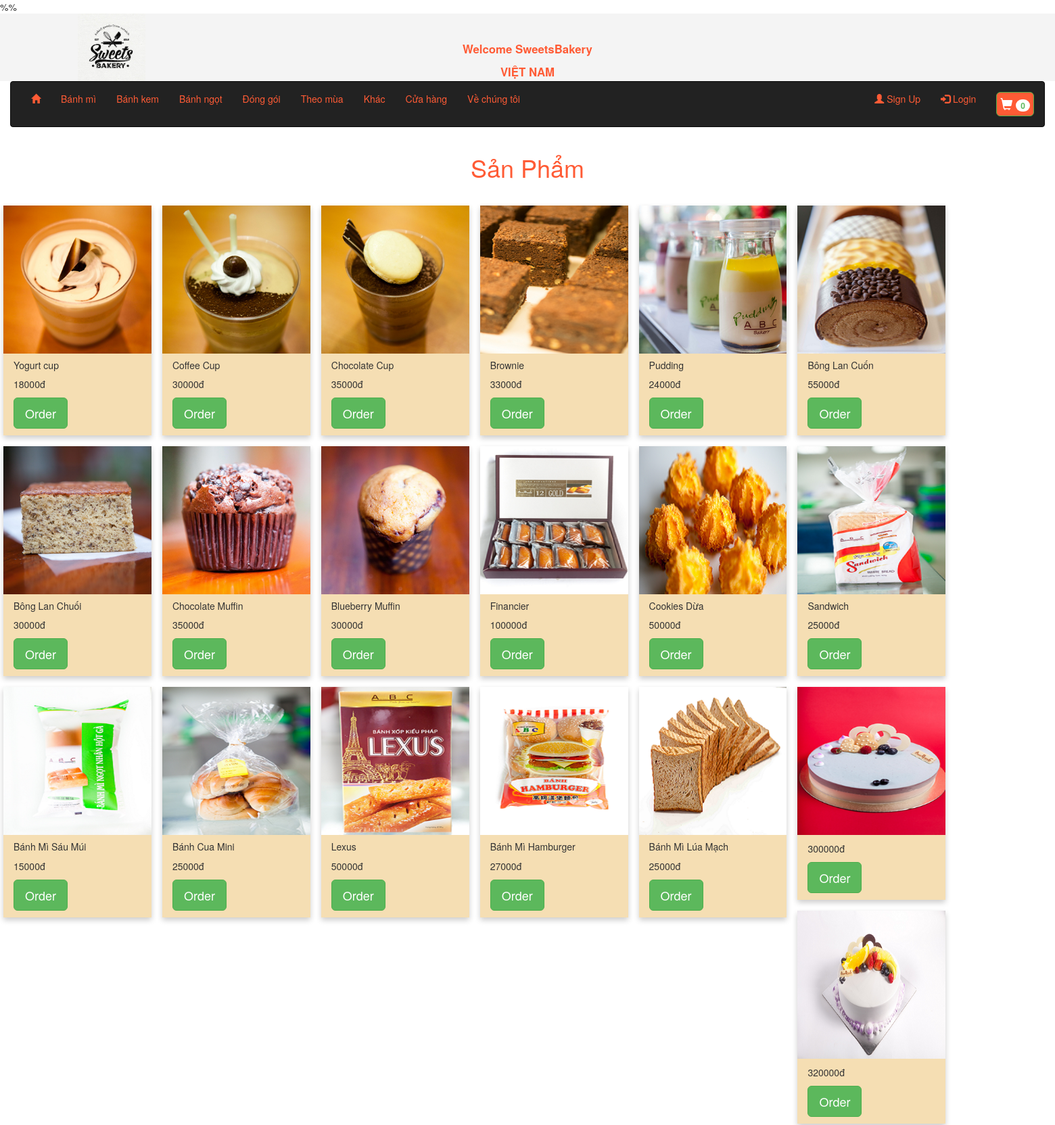
The page /product.php (upper part) on the database its author committed.
### tables this page shows
CREATE TABLE IF NOT EXISTS `tb_product` (
  `product_id` varchar(11) NOT NULL,
  `product_name` varchar(50) NOT NULL,
  `product_description` varchar(1000) NOT NULL,
  `Images` varchar(50) NOT NULL,
  `product_price` float NOT NULL,
  `product_category` varchar(50) NOT NULL,
  PRIMARY KEY (`product_id`)
);

### product.php (the view, shortened to what this page needs)
<!DOCTYPE html>
<?php
$prodcat = '%' . $_GET["cat"] . '%';
include_once '../SweetBakery/lib/connect.inc';
$sql = "select * from tb_product where product_category like '$prodcat' ";
$result = mysqli_query($link, $sql);
?>
<html>
    <head>
        <link href="css/css/product.css" rel="stylesheet" type="text/css"/>
        <link href="css/bootstrap.min.css" rel="stylesheet" type="text/css"/>
        <link rel="stylesheet" href="css/jquery.fancybox.min.css" type="text/css"/>
        <link href = "//netdna.bootstrapcdn.com/bootstrap/3.0.0/css/bootstrap-glyphicons.css" rel = "stylesheet">
        <link href="css/animate.css" rel='stylesheet' type='text/css' />
        <link href="css/css/font-awesome.min.css" rel="stylesheet" type="text/css"/>
    </head>
    <body>
        <div class="header" style="background-color: #F4F4F4">
            <div class="container-fluid" style="height: 100px;">
                <div class=" row top-header">
                    <div class="col-sm-2" style="left: 100px;" >
                        <a href="homepage.php"><img width="100"  height=" 100" src="../SweetBakery/images/logo.jpg"  alt="logo" /></a>
                    </div>
                    <div class="col-sm-8" style="text-align: center;color: #FF5B35;font-weight: bold;top: 40px;font-size: 1.2em;">
                        <p>Welcome SweetsBakery</p>
                        <p>VIỆT NAM</p>
                    </div>
                </div>
            </div>
        </div>
        <div class="menu-bar">
            <div class="container-fluid">
                <nav class="navbar navbar-inverse">
                    <div class="container-fluid" >
                        <ul class="nav navbar-nav">
                            <li ><a href="homepage.php" style="color: #FF5B35"><i class="glyphicon glyphicon-home"></i></a></li>
                            <li><a style="color: #FF5B35" href="product.php?cat=banhmi">Bánh mì</a></li>
                            <li><a style="color: #FF5B35" href="product.php?cat=banhkem">Bánh kem</a></li>
                            <li><a style="color: #FF5B35" href="product.php?cat=banhngot">Bánh ngọt</a></li>
                            <li><a style="color: #FF5B35" href="product.php?cat=donggoi">Đóng gói</a></li>
                            <li><a style="color: #FF5B35" href="product.php?cat=theomua">Theo mùa</a></li>
                            <li><a style="color: #FF5B35" href="product.php?cat=khac">Khác</a></li>
                            <li><a style="color: #FF5B35" href="viewStores.php">Cửa hàng</a></li>
                            <li><a style="color: #FF5B35" href="aboutus.php">Về chúng tôi </a></li>
                        </ul>
                        <ul class="nav navbar-nav navbar-right">
                            <li>
                                <a href="#"><button class="btn btn-success btn-lg" type="button" style="background-color: #FF5B35; padding: 5px;">
                                        <i class="glyphicon glyphicon-shopping-cart"></i> <span class="badge">
                                            <?php
                                            if (isset($_SESSION["totalQty"])) {
                                                echo $_SESSION["totalQty"];
                                            } else {
                                                echo 0;
                                            }
                                            ?></span>
                                    </button></a>
                            </li>
                        </ul>
                        <ul class="nav navbar-nav navbar-right">
                            <li><a href="SignUp.php"   style="color: #FF5B35"><span class="glyphicon glyphicon-user" ></span> Sign Up</a></li>
                            <li><a href="Login.php"  style="color: #FF5B35"><span class="glyphicon glyphicon-log-in"></span> Login</a></li>
                        </ul>
                    </div>
                </nav>
            </div>
            <h1 style="color: #FF5B35;">Sản Phẩm</h1>
            <br>
            <div id="Banhmi" class="tabcontent" >
                <div class="row" >
                    <?php
                    while ($row = mysqli_fetch_row($result)) {
                        echo "<div class='column'>";
                        echo " <div class='card'>";
                        echo "<img src='../SweetBakery/Images/$row[3]'style='width:100%' title='$row[2]'/>";
                        echo "<div class='container'>";
                        echo "<h5>$row[1]</h5>";
                        echo "<p>$row[4]đ</p>";
                        echo "<p><button class='btn btn-success btn-lg' class='button'>Order</button></p>";
                        echo "</div>";
                        echo "</div>";
                        echo "</div>";
                    }
                    ?>
                </div>
            </div>
        </div>
</body>
</html>

### css/css/product.css (style rules this page uses)
h1 { text-align: center; color:#A82128; }
.tabcontent { padding: 6px 12px; }
body { background-color:white; }
.column { float: left; width: 15%; margin-bottom: 16px; padding: 0 8px; }
.card { box-shadow: 0 4px 8px 0 rgba(0, 0, 0, 0.2); background-color: wheat; }
.container { padding: 0 16px; }
.container::after, .row::after { content: ""; clear: both; display: table; }

### rows shown on the page
tb_product: Images (picture), product_name "Yogurt cup", product_price "18000"
tb_product: Images (picture), product_name "Coffee Cup", product_price "30000"
tb_product: Images (picture), product_name "Chocolate Cup", product_price "35000"
tb_product: Images (picture), product_name "Brownie", product_price "33000"
tb_product: Images (picture), product_name "Pudding", product_price "24000"
tb_product: Images (picture), product_name "Bông Lan Cuốn", product_price "55000"
tb_product: Images (picture), product_name "Bông Lan Chuối", product_price "30000"
tb_product: Images (picture), product_name "Chocolate Muffin", product_price "35000"
tb_product: Images (picture), product_name "Blueberry Muffin", product_price "30000"
tb_product: Images (picture), product_name "Financier", product_price "100000"
tb_product: Images (picture), product_name "Cookies Dừa", product_price "50000"
tb_product: Images (picture), product_name "Sandwich", product_price "25000"
tb_product: Images (picture), product_name "Bánh Mì Sáu Múi", product_price "15000"
tb_product: Images (picture), product_name "Bánh Cua Mini", product_price "25000"
tb_product: Images (picture), product_name "Lexus", product_price "50000"
tb_product: Images (picture), product_name "Bánh Mì Hamburger", product_price "27000"
tb_product: Images (picture), product_name "Bánh Mì Lúa Mạch", product_price "25000"
tb_product: Images (picture), product_price "300000"
tb_product: Images (picture), product_price "320000"
